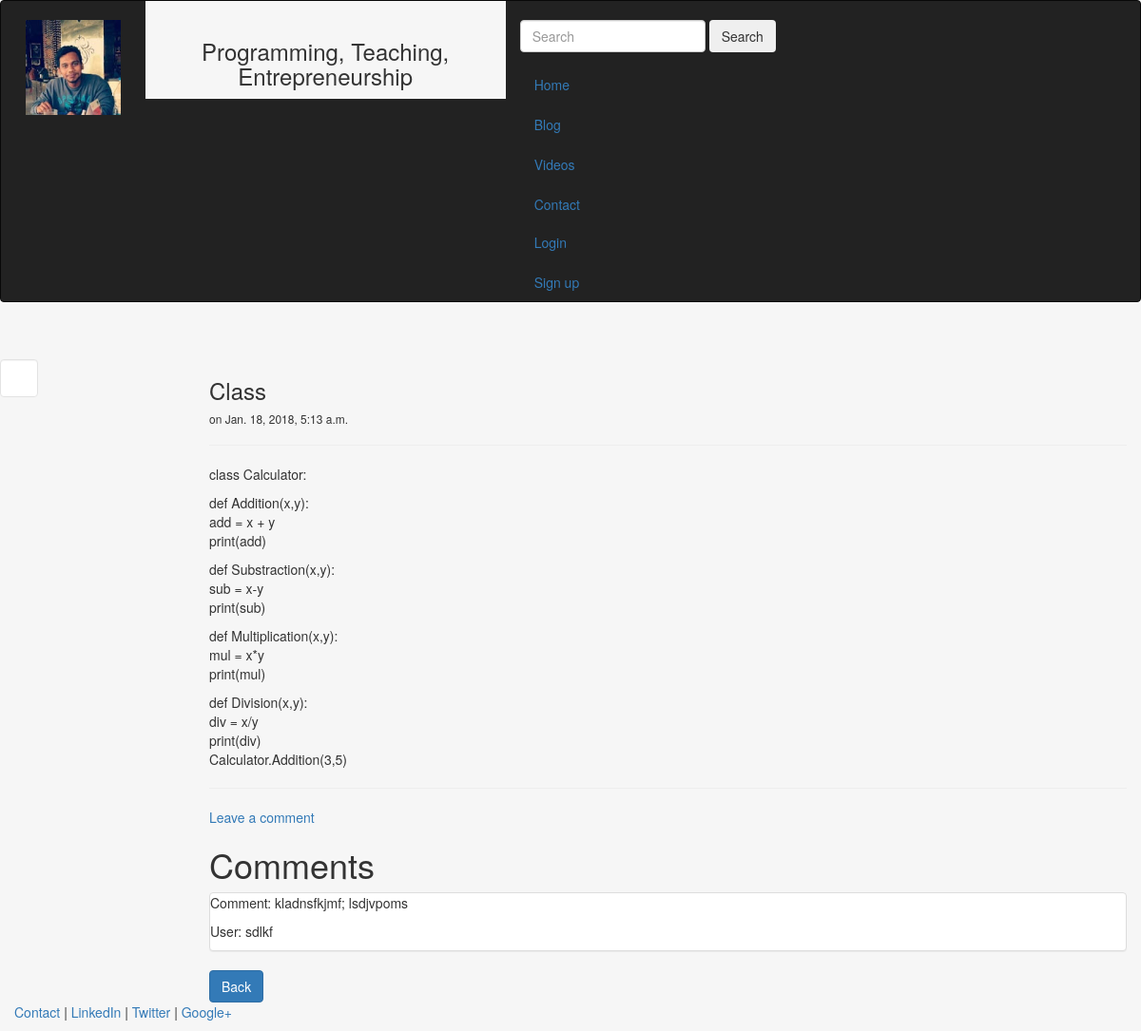
The app's page /blog/4 with its own data.
### blog/models.py (models this page shows, shortened)
class Post(models.Model):
    title = models.CharField(max_length=150)
    body = models.TextField()
    date = models.DateTimeField()

class Comment(models.Model):
    post = models.ForeignKey(Post, on_delete=models.CASCADE, related_name='comments')
    comment = models.TextField()
    user = models.CharField(max_length=100)
    email = models.EmailField()
    created = models.DateTimeField(auto_now_add=True)
    approved = models.BooleanField(default=False)
    def approved(self):
        self.approved = True
        self.save()

### blog/views.py (the view)
# urls.py: url(r'^(?P<pk>\d+)$', views.post_detail, name='post_detail'),
def post_detail(request, pk):
    post = get_object_or_404(Post, pk=pk)
    template = 'blog/post.html'
    context = {'post':post}
    return render(request, template, context)

### blog/templates/blog/post.html (shortened to what this page needs)
{% extends "webapp/header.html" %}
{% block content %}
		<h3>{{post.title}}</h3>
		<h6>on {{post.date}}</h6>
		<hr>
		{{post.body|safe|linebreaks}}
		<hr>
		<a href="{% url 'blog:add_comment' pk=post.pk%}">Leave a comment</a>
		<h1>Comments</h1>
		{% for comment in post.comments.all %}
		<div class="panel panel-default">
			<p> Comment: {{ comment.comment }}</p>
			<p>User: {{ comment.user }}</p>
		</div>
		{% empty %}
			<p>There are no comments</p>
		{% endfor %}
		<a class="btn btn-primary" data-toggle="collapse" href="/blog/" role="button" aria-expanded="false" aria-controls="collapseExample">
    Back</a>
{% endblock %}

### webapp/templates/webapp/header.html (style rules this page uses)
html, body { height:100% }

### records on screen
Post: title "Class", date "Jan. 18, 2018, 5:13 a.m.", body "class Calculator: def Addition(x,y): add = x + y print(add) def Substraction(x,y): sub = x-y print(sub) def Multiplication(x,y): mul = x*y print(mul) def Division(x,y): div = x/y print(div) Calculator.Addition(3,5)"
Comment: comment "kladnsfkjmf; lsdjvpoms", user "sdlkf"
